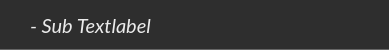
<?xml version="1.0" encoding="UTF-8"?>
<ui version="4.0">
 <class>DatasetSubEntry</class>
 <widget class="QWidget" name="DatasetSubEntry">
  <property name="geometry">
   <rect>
    <x>0</x>
    <y>0</y>
    <width>389</width>
    <height>50</height>
   </rect>
  </property>
  <property name="minimumSize">
   <size>
    <width>0</width>
    <height>50</height>
   </size>
  </property>
  <property name="maximumSize">
   <size>
    <width>16777215</width>
    <height>50</height>
   </size>
  </property>
  <property name="cursor">
   <cursorShape>PointingHandCursor</cursorShape>
  </property>
  <property name="windowTitle">
   <string>Form</string>
  </property>
  <property name="styleSheet">
   <string notr="true">QWidget {
	background-color: #2e2e2e;
	border-bottom: 1px solid #666666;
	border-radius: 0px;
}

QWidget:hover {
	background-color: #131313;
}</string>
  </property>
  <layout class="QHBoxLayout" name="horizontalLayout">
   <property name="spacing">
    <number>15</number>
   </property>
   <property name="leftMargin">
    <number>30</number>
   </property>
   <item>
    <widget class="QLabel" name="label_name">
     <property name="font">
      <font>
       <family>Lato</family>
       <pointsize>15</pointsize>
       <italic>true</italic>
       <fontweight>Light</fontweight>
      </font>
     </property>
     <property name="cursor">
      <cursorShape>PointingHandCursor</cursorShape>
     </property>
     <property name="styleSheet">
      <string notr="true">border: None;
color: #ebebeb;
background-color: transparent;</string>
     </property>
     <property name="text">
      <string>- Sub Textlabel</string>
     </property>
    </widget>
   </item>
  </layout>
 </widget>
 <resources/>
 <connections/>
</ui>
